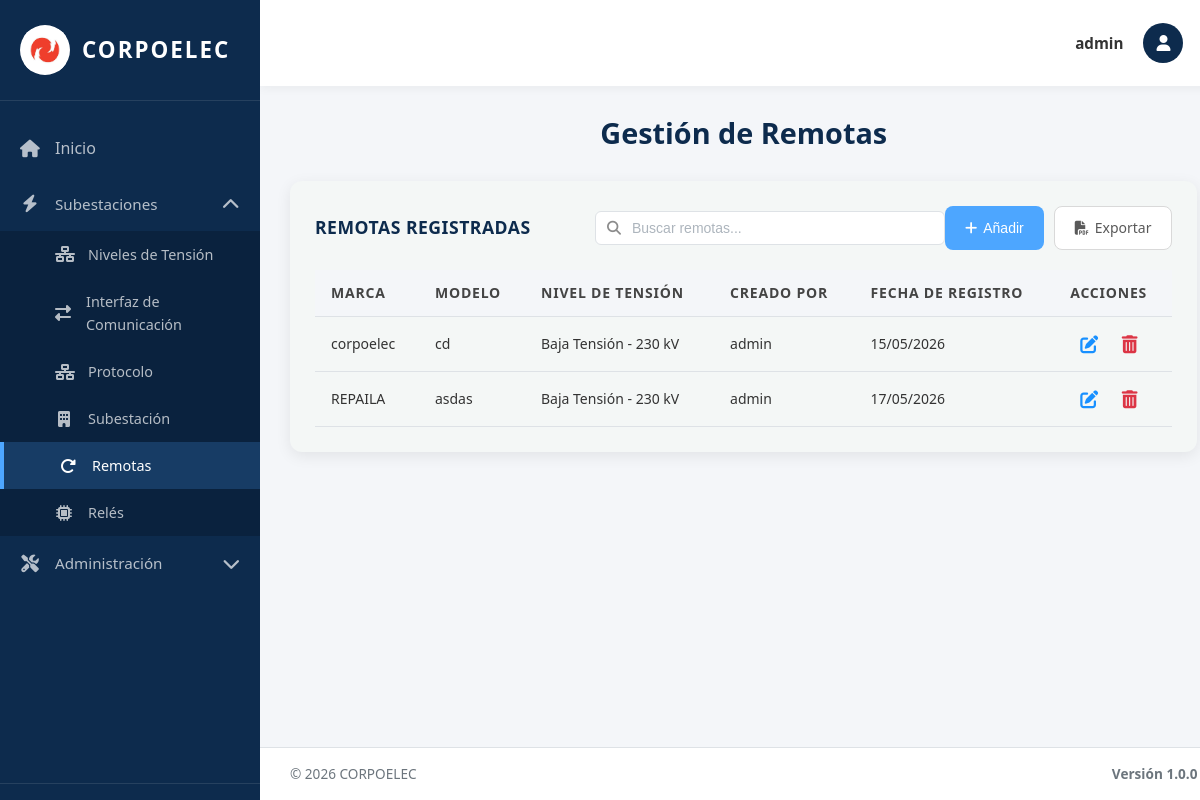
Page /remotas/ (signed in) on the earlier database version.
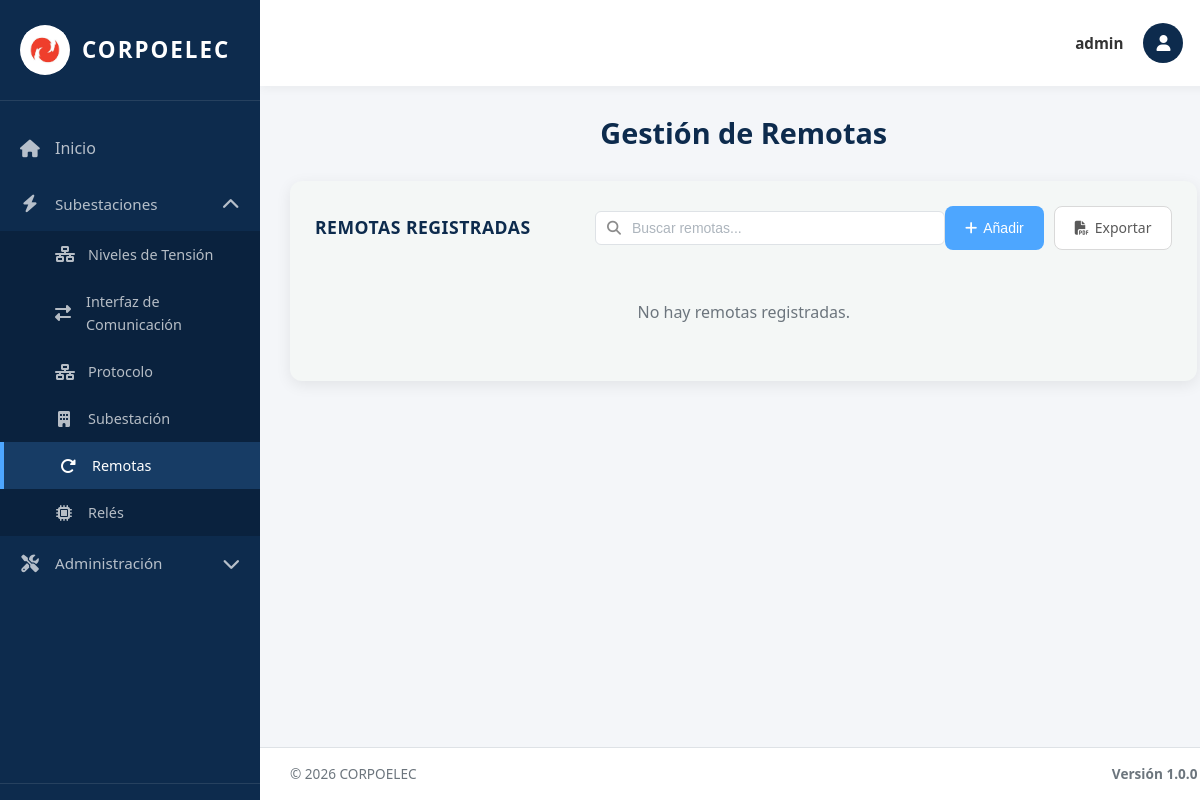
Same page on the later database version.
### equipos/models.py (models this page shows, shortened)
class Remota(models.Model):
    Id_Remota = models.AutoField(primary_key=True)  # Identificador único
    Id_Ten = models.ForeignKey(NivelTension, on_delete=models.CASCADE, related_name='remotas')  # Nivel de tensión asociado
    Marca = models.CharField(max_length=100)  # Marca del fabricante
    Modelo = models.CharField(max_length=100)  # Modelo específico de la remota
    Fecha_Reg = models.DateField(auto_now_add=True)  # Fecha de registro automática
    creado_por = models.ForeignKey(User, on_delete=models.SET_NULL, null=True, blank=True, related_name='remotas_creadas')  # Usuario que creó el registro
    Interfaces = models.ManyToManyField("InterfazDeComunicacion", blank=True, related_name='remotas_asociadas')
    Protocolos = models.ManyToManyField("Protocolo", blank=True, related_name='remotas_asociadas')
    Niveles_Ten = models.ManyToManyField("NivelTension", blank=True, related_name='remotas_multiples')
    class Meta:
        verbose_name = 'Remota'
        verbose_name_plural = 'Remotas'
        ordering = ['Id_Remota']

class NivelTension(models.Model):
    TIPO_CHOICES = [
        ('AT', 'Alta Tensión'),
        ('MT', 'Media Tensión'),
        ('BT', 'Baja Tensión'),
    ]
    NIVEL_CHOICES = [
        ('230kV', '230 kV'),
        ('115kV', '115 kV'),
        ('34.5kV', '34.5 kV'),
        ('13.8kV', '13.8 kV'),
    ]
    Id_Ten = models.AutoField(primary_key=True)  # Identificador único
    Tipo_ten = models.CharField(max_length=5, choices=TIPO_CHOICES, default='AT')  # Tipo de tensión (AT/MT/BT)
    Nivel = models.CharField(max_length=10, choices=NIVEL_CHOICES)  # Valor del nivel (115kV, 34.5kV, etc.)
    Fecha_Reg = models.DateField(auto_now_add=True)  # Fecha de registro automática
    creado_por = models.ForeignKey(User, on_delete=models.SET_NULL, null=True, blank=True, related_name='niveles_tension_creados')  # Usuario que creó el registro
    class Meta:
        verbose_name = 'Nivel de Tensión'
        verbose_name_plural = 'Niveles de Tensión'
        ordering = ['Id_Ten']  # Orden por ID ascendente

### equipos/views.py (the view, shortened to what this page needs)
# urls.py: path('remotas/', remotas_view, name='remotas'),
@no_cache
@login_required(login_url='/login/')
def remotas_view(request):
    remotas_list = Remota.objects.all().order_by('Id_Remota')
    paginator = Paginator(remotas_list, 10)
    page_number = request.GET.get('page')
    page_obj = paginator.get_page(page_number)
    tensiones = NivelTension.objects.all().order_by('Nivel')
    context = {
        'title': 'Remotas',
        'page_obj': page_obj,
        'tensiones': tensiones,
        'is_admin': request.user.is_superuser
    }
    return render(request, 'remotas.html', context)

### equipos/context_processors.py (called while the page is built, shortened)
def permisos_usuario(request):
    if request.user.is_superuser:
        return {
            'permisos_usuario': {'crear': True, 'actualizar': True, 'eliminar': True},
            'puede_crear': True,
            'puede_actualizar': True,
            'puede_eliminar': True,
        }

### templates/remotas.html (shortened to what this page needs)
{% extends 'base.html' %}
{% load static %}
{% block content %}
<div class="welcome-text">
  <h2>Gestión de Remotas</h2>
</div>
<div class="table-section">
<div class="table-header">
  <h3>Remotas Registradas</h3>
  <div class="search-container">
    <input type="text" class="search-input" id="searchInput" placeholder="Buscar remotas..." onkeyup="filterTable()">
  </div>
  <div class="action-buttons">
    <button type="button" class="btn btn-primary btn-add-top" onclick="document.getElementById('addModal').classList.add('active')">
      <i class="fas fa-plus"></i> Añadir
    </button>
    <a href="{% url 'exportar_remotas_pdf' %}" class="btn btn-secondary btn-add-top">
      <i class="fas fa-file-pdf"></i> Exportar
    </a>
  </div>
</div>
  {% if page_obj.paginator.count > 0 %}
  <table class="data-table">
    <thead>
      <tr>
        <th>Marca</th>
        <th>Modelo</th>
        <th>Nivel de Tensión</th>
        {% if is_admin %}<th>Creado Por</th>{% endif %}
        <th>Fecha de Registro</th>
        <th>Acciones</th>
      </tr>
    </thead>
    <tbody>
      {% for remota in page_obj %}
      <tr>
        <td>{{ remota.Marca }}</td>
        <td>{{ remota.Modelo }}</td>
          <td>{{ remota.Id_Ten.get_Tipo_ten_display }} - {{ remota.Id_Ten.get_Nivel_display }}</td>
        {% if is_admin %}<td>{{ remota.creado_por.username|default:"Sistema" }}</td>{% endif %}
        <td>{{ remota.Fecha_Reg|date:"d/m/Y" }}</td>
        <td class="actions-cell">
          <button type="button" class="btn-icon btn-edit" title="Editar" onclick="openEditModal({{ remota.Id_Remota }}, '{{ remota.Marca }}', '{{ remota.Modelo }}', {{ remota.Id_Ten.Id_Ten }})">
            <i class="fas fa-edit"></i>
          </button>
            <form method="post" style="display: inline;" onsubmit="return confirmarEliminacion(this);">
              <button type="submit" class="btn-icon btn-delete" title="Eliminar">
                <i class="fas fa-trash-alt"></i>
              </button>
            </form>
        </td>
      </tr>
      {% endfor %}
    </tbody>
  </table>
  {% else %}
  <p class="no-data">No hay remotas registradas.</p>
  {% endif %}
</div>
{% endblock %}

### templates/base.html (shortened to what this page needs)
{% load static %}
<!DOCTYPE html>
<html lang="es">
<head>
  <link rel="stylesheet" href="https://cdnjs.cloudflare.com/ajax/libs/font-awesome/6.4.0/css/all.min.css">
  <link rel="stylesheet" href="{% static 'css/global.css' %}">
 </head>
<body>
  <div class="layout-wrapper">
    <aside class="sidebar" id="sidebar">
      <div class="sidebar-brand" onclick="toggleSidebar()">
        <div class="sidebar-logo">
          <img src="{% static 'img/logo.jpg' %}" alt="Corpoelec">
        </div>
        <span class="sidebar-brand-text">Corpoelec</span>
      </div>
 <nav class="sidebar-nav">
        <a href="{% url 'index' %}" class="{% if request.path == '/' %}active{% endif %}" onclick="closeMobileSidebar()">
          <i class="fas fa-home"></i>
          <span>Inicio</span>
        </a>
         <div class="sidebar-dropdown {% if request.path == '/subestaciones/' or request.path == '/tensiones/' or request.path == '/interfaces/' or request.path == '/protocolo/' or request.path == '/reles/' or request.path == '/remotas/' %}active{% endif %}">
          <a href="#" class="dropdown-toggle" onclick="toggleDropdown(event, 'subestaciones-dropdown')">
            <i class="fas fa-bolt"></i>
            <span>Subestaciones</span>
            <i class="fas fa-chevron-down dropdown-arrow"></i>
          </a>
           <div class="dropdown-menu" id="subestaciones-dropdown">
             <a href="{% url 'tensiones' %}" class="{% if request.path == '/tensiones/' %}active{% endif %}" onclick="closeMobileSidebar()">
               <i class="fas fa-network-wired"></i>
               <span>Niveles de Tensión</span>
             </a>
               <a href="{% url 'interfaces' %}" class="{% if request.path == '/interfaces/' %}active{% endif %}" onclick="closeMobileSidebar()">
                 <i class="fas fa-exchange-alt"></i>
                 <span>Interfaz de Comunicación</span>
               </a>
               <a href="{% url 'protocolo' %}" class="{% if request.path == '/protocolo/' %}active{% endif %}" onclick="closeMobileSidebar()">
                 <i class="fas fa-network-wired"></i>
                 <span>Protocolo</span>
               </a>
               <a href="{% url 'subestaciones' %}" class="{% if request.path == '/subestaciones/' %}active{% endif %}" onclick="closeMobileSidebar()">
               <i class="fas fa-building"></i>
               <span>Subestación</span>
             </a>
             <a href="{% url 'remotas' %}" class="{% if request.path == '/remotas/' %}active{% endif %}" onclick="closeMobileSidebar()">
               <i class="fas fa-redo-alt"></i>
               <span>Remotas</span>
             </a>
             <a href="{% url 'reles' %}" class="{% if request.path == '/reles/' %}active{% endif %}" onclick="closeMobileSidebar()">
               <i class="fas fa-microchip"></i>
               <span>Relés</span>
              </a>
            </div>
         </div>
           {% if user.is_staff %}
           <div class="sidebar-dropdown {% if request.path == '/bitacora/' or request.path == '/admin/restaurar/' or request.path == '/admin/backup/' or request.path == '/admin/usuarios/' %}active{% endif %}">
             <a href="#" class="dropdown-toggle" onclick="toggleDropdown(event, 'admin-dropdown')">
               <i class="fas fa-tools"></i>
               <span>Administración</span>
               <i class="fas fa-chevron-down dropdown-arrow"></i>
             </a>
           </div>
           {% endif %}
        </nav>
        <div class="sidebar-bottom">
        </div>
      </aside>
    <main class="main-content" id="mainContent">
      <nav class="navbar">
        <div class="navbar-user">
          <div class="navbar-user-trigger" onclick="toggleUserMenu(event)">
            <div class="navbar-user-name">
              {% if user.first_name %}{{ user.first_name }}{% else %}{{ user.username }}{% endif %}
            </div>
            <div class="navbar-user-avatar">
              <i class="fas fa-user"></i>
            </div>
          </div>
         </div>
       </nav>
      <div class="content-area">
        {% block content %}{% endblock %}
      </div>
      <footer class="footer">
        <div class="footer-left">
          <span>© 2026 CORPOELEC</span>
        </div>
        <div class="footer-version">Versión 1.0.0</div>
      </footer>
    </main>
  </div>
</body>
</html>

### static/css/global.css (style rules this page uses)
body { font-size: 16px; font-weight: 400; color: #333; font-family: 'Open Sans', 'Segoe UI', Arial, sans-serif; line-height: 1.6; }
h1, h2, h3, .welcome-text h2 { font-size: 26px; font-weight: 700; color: #002D5A; margin: 0 0 20px 0; line-height: 1.2; }
.btn-primary, .btn-add-top { font-size: 14px !important; font-weight: 500 !important; border-radius: 8px !important; padding: 10px 20px !important; display: inline-flex; align-items: center; gap: 6px; }
.form-control, input[type="text"], input[type="email"], select, textarea { font-size: 14px; font-weight: 400; color: #333; }
a { color: #1890ff; text-decoration: none; font-weight: 500; }

### templates/remotas.html (style rules this page uses)
.table-section { background:#f4f7f6; padding:25px; border-radius:12px; box-shadow:0 4px 15px rgba(0,0,0,0.08); margin-bottom:20px; }
.table-header h3 { margin:0; color:#0D2B4D; width:280px; }
.search-container { position:relative; display:flex; align-items:center; }
.search-input { width:350px; padding:8px 12px 8px 36px; border:1px solid #dee2e6; border-radius:6px; font-size:14px; color:#333; background:#fff; transition:border-color 0.3s ease; }
.search-input::placeholder { color:#adb5bd; }
.action-buttons { display:flex; gap:10px; }
.btn { padding:10px 20px; border-radius:6px; text-decoration:none; font-size:0.95rem; font-weight:400; cursor:pointer; border:none; transition:background 0.2s; }
.btn-primary { background:#4DA6FF; color:#fff; }
.btn-secondary { background:#fff; color:#595959; border:1px solid #d9d9d9; }

Differences in the rows shown:
removed Remota: Marca "corpoelec", Modelo "cd", Id_Ten.Tipo_ten "Baja Tensión", Id_Ten.Nivel "230 kV", creado_por.username "admin", Fecha_Reg "15/05/2026"
removed Remota: Marca "REPAILA", Modelo "asdas", Id_Ten.Tipo_ten "Baja Tensión", Id_Ten.Nivel "230 kV", creado_por.username "admin", Fecha_Reg "17/05/2026"
Other differences:
text no longer shown: "MARCA MODELO NIVEL DE TENSIÓN CREADO POR FECHA DE REGISTRO ACCIONES"
text now shown: "No hay remotas registradas."
